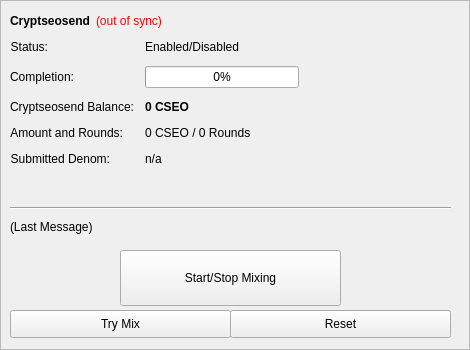
        <widget class="QFrame" name="frameDarksend">
         <property name="minimumSize">
          <size>
           <width>0</width>
           <height>350</height>
          </size>
         </property>
         <property name="layoutDirection">
          <enum>Qt::LeftToRight</enum>
         </property>
         <property name="frameShape">
          <enum>QFrame::StyledPanel</enum>
         </property>
         <property name="frameShadow">
          <enum>QFrame::Raised</enum>
         </property>
         <widget class="QWidget" name="formLayoutWidget">
          <property name="geometry">
           <rect>
            <x>10</x>
            <y>40</y>
            <width>451</width>
            <height>161</height>
           </rect>
          </property>
          <layout class="QFormLayout" name="formLayout">
           <property name="fieldGrowthPolicy">
            <enum>QFormLayout::AllNonFixedFieldsGrow</enum>
           </property>
           <property name="horizontalSpacing">
            <number>11</number>
           </property>
           <property name="verticalSpacing">
            <number>12</number>
           </property>
           <item row="0" column="0">
            <widget class="QLabel" name="darksendEnabledText">
             <property name="text">
              <string>Status:</string>
             </property>
             <property name="alignment">
              <set>Qt::AlignRight|Qt::AlignTrailing|Qt::AlignVCenter</set>
             </property>
            </widget>
           </item>
           <item row="0" column="1">
            <widget class="QLabel" name="darksendEnabled">
             <property name="text">
              <string>Enabled/Disabled</string>
             </property>
            </widget>
           </item>
           <item row="1" column="0">
            <widget class="QLabel" name="labelCompletitionText">
             <property name="text">
              <string>Completion:</string>
             </property>
             <property name="alignment">
              <set>Qt::AlignRight|Qt::AlignTrailing|Qt::AlignVCenter</set>
             </property>
            </widget>
           </item>
           <item row="1" column="1">
            <widget class="QProgressBar" name="darksendProgress">
             <property name="maximumSize">
              <size>
               <width>154</width>
               <height>16777215</height>
              </size>
             </property>
             <property name="value">
              <number>0</number>
             </property>
            </widget>
           </item>
           <item row="2" column="0">
            <widget class="QLabel" name="labelAnonymizedText">
             <property name="text">
              <string>Cryptseosend Balance:</string>
             </property>
             <property name="alignment">
              <set>Qt::AlignRight|Qt::AlignTrailing|Qt::AlignVCenter</set>
             </property>
            </widget>
           </item>
           <item row="2" column="1">
            <widget class="QLabel" name="labelAnonymized">
             <property name="font">
              <font>
               <weight>75</weight>
               <bold>true</bold>
              </font>
             </property>
             <property name="text">
              <string notr="true">0 CSEO</string>
             </property>
            </widget>
           </item>
           <item row="3" column="0">
            <widget class="QLabel" name="labelAmountRoundsText">
             <property name="text">
              <string>Amount and Rounds:</string>
             </property>
             <property name="alignment">
              <set>Qt::AlignRight|Qt::AlignTrailing|Qt::AlignVCenter</set>
             </property>
            </widget>
           </item>
           <item row="3" column="1">
            <widget class="QLabel" name="labelAmountRounds">
             <property name="text">
              <string>0 CSEO / 0 Rounds</string>
             </property>
            </widget>
           </item>
           <item row="4" column="0">
            <widget class="QLabel" name="labelSubmittedDenomText">
             <property name="text">
              <string>Submitted Denom:</string>
             </property>
             <property name="alignment">
              <set>Qt::AlignRight|Qt::AlignTrailing|Qt::AlignVCenter</set>
             </property>
            </widget>
           </item>
           <item row="4" column="1">
            <widget class="QLabel" name="labelSubmittedDenom">
             <property name="toolTip">
              <string>The denominations you submitted to the Masternode.&lt;br&gt;To mix, other users must submit the exact same denominations.</string>
             </property>
             <property name="text">
              <string>n/a</string>
             </property>
            </widget>
           </item>
          </layout>
         </widget>
         <widget class="QPushButton" name="runAutoDenom">
          <property name="geometry">
           <rect>
            <x>251</x>
            <y>17</y>
            <width>1</width>
            <height>1</height>
           </rect>
          </property>
          <property name="palette">
           <palette>
            <active>
             <colorrole role="WindowText">
              <brush brushstyle="SolidPattern">
               <color alpha="255">
                <red>0</red>
                <green>0</green>
                <blue>0</blue>
               </color>
              </brush>
             </colorrole>
             <colorrole role="Button">
              <brush brushstyle="SolidPattern">
               <color alpha="255">
                <red>239</red>
                <green>238</green>
                <blue>238</blue>
               </color>
              </brush>
             </colorrole>
             <colorrole role="Light">
              <brush brushstyle="SolidPattern">
               <color alpha="255">
                <red>255</red>
                <green>255</green>
                <blue>255</blue>
               </color>
              </brush>
             </colorrole>
             <colorrole role="Midlight">
              <brush brushstyle="SolidPattern">
               <color alpha="255">
                <red>247</red>
                <green>246</green>
                <blue>246</blue>
               </color>
              </brush>
             </colorrole>
             <colorrole role="Dark">
              <brush brushstyle="SolidPattern">
               <color alpha="255">
                <red>119</red>
                <green>119</green>
                <blue>119</blue>
               </color>
              </brush>
             </colorrole>
             <colorrole role="Mid">
              <brush brushstyle="SolidPattern">
               <color alpha="255">
                <red>159</red>
                <green>159</green>
                <blue>159</blue>
               </color>
              </brush>
             </colorrole>
             <colorrole role="Text">
              <brush brushstyle="SolidPattern">
               <color alpha="255">
                <red>0</red>
                <green>0</green>
                <blue>0</blue>
               </color>
              </brush>
             </colorrole>
             <colorrole role="BrightText">
              <brush brushstyle="SolidPattern">
               <color alpha="255">
                <red>255</red>
                <green>255</green>
                <blue>255</blue>
               </color>
              </brush>
             </colorrole>
             <colorrole role="ButtonText">
              <brush brushstyle="SolidPattern">
               <color alpha="255">
                <red>0</red>
                <green>0</green>
                <blue>0</blue>
               </color>
              </brush>
             </colorrole>
             <colorrole role="Base">
              <brush brushstyle="SolidPattern">
               <color alpha="255">
                <red>255</red>
                <green>255</green>
                <blue>255</blue>
               </color>
              </brush>
             </colorrole>
             <colorrole role="Window">
              <brush brushstyle="SolidPattern">
               <color alpha="255">
                <red>239</red>
                <green>238</green>
                <blue>238</blue>
               </color>
              </brush>
             </colorrole>
             <colorrole role="Shadow">
              <brush brushstyle="SolidPattern">
               <color alpha="255">
                <red>0</red>
                <green>0</green>
                <blue>0</blue>
               </color>
              </brush>
             </colorrole>
             <colorrole role="AlternateBase">
              <brush brushstyle="SolidPattern">
               <color alpha="255">
                <red>247</red>
                <green>246</green>
                <blue>246</blue>
               </color>
              </brush>
             </colorrole>
             <colorrole role="ToolTipBase">
              <brush brushstyle="SolidPattern">
               <color alpha="255">
                <red>255</red>
                <green>255</green>
                <blue>220</blue>
               </color>
              </brush>
             </colorrole>
             <colorrole role="ToolTipText">
              <brush brushstyle="SolidPattern">
               <color alpha="255">
                <red>0</red>
                <green>0</green>
                <blue>0</blue>
               </color>
              </brush>
             </colorrole>
            </active>
            <inactive>
             <colorrole role="WindowText">
              <brush brushstyle="SolidPattern">
               <color alpha="255">
                <red>0</red>
                <green>0</green>
                <blue>0</blue>
               </color>
              </brush>
             </colorrole>
             <colorrole role="Button">
              <brush brushstyle="SolidPattern">
               <color alpha="255">
                <red>239</red>
                <green>238</green>
                <blue>238</blue>
               </color>
              </brush>
             </colorrole>
             <colorrole role="Light">
              <brush brushstyle="SolidPattern">
               <color alpha="255">
                <red>255</red>
                <green>255</green>
                <blue>255</blue>
               </color>
              </brush>
             </colorrole>
             <colorrole role="Midlight">
              <brush brushstyle="SolidPattern">
               <color alpha="255">
                <red>247</red>
                <green>246</green>
                <blue>246</blue>
               </color>
              </brush>
             </colorrole>
             <colorrole role="Dark">
              <brush brushstyle="SolidPattern">
               <color alpha="255">
                <red>119</red>
                <green>119</green>
                <blue>119</blue>
               </color>
              </brush>
             </colorrole>
             <colorrole role="Mid">
              <brush brushstyle="SolidPattern">
               <color alpha="255">
                <red>159</red>
                <green>159</green>
                <blue>159</blue>
               </color>
              </brush>
             </colorrole>
             <colorrole role="Text">
              <brush brushstyle="SolidPattern">
               <color alpha="255">
                <red>0</red>
                <green>0</green>
                <blue>0</blue>
               </color>
              </brush>
             </colorrole>
             <colorrole role="BrightText">
              <brush brushstyle="SolidPattern">
               <color alpha="255">
                <red>255</red>
                <green>255</green>
                <blue>255</blue>
               </color>
              </brush>
             </colorrole>
             <colorrole role="ButtonText">
              <brush brushstyle="SolidPattern">
               <color alpha="255">
                <red>0</red>
                <green>0</green>
                <blue>0</blue>
               </color>
              </brush>
             </colorrole>
             <colorrole role="Base">
              <brush brushstyle="SolidPattern">
               <color alpha="255">
                <red>255</red>
                <green>255</green>
                <blue>255</blue>
               </color>
              </brush>
             </colorrole>
             <colorrole role="Window">
              <brush brushstyle="SolidPattern">
               <color alpha="255">
                <red>239</red>
                <green>238</green>
                <blue>238</blue>
               </color>
              </brush>
             </colorrole>
             <colorrole role="Shadow">
              <brush brushstyle="SolidPattern">
               <color alpha="255">
                <red>0</red>
                <green>0</green>
                <blue>0</blue>
               </color>
              </brush>
             </colorrole>
             <colorrole role="AlternateBase">
              <brush brushstyle="SolidPattern">
               <color alpha="255">
                <red>247</red>
                <green>246</green>
                <blue>246</blue>
               </color>
              </brush>
             </colorrole>
             <colorrole role="ToolTipBase">
              <brush brushstyle="SolidPattern">
               <color alpha="255">
                <red>255</red>
                <green>255</green>
                <blue>220</blue>
               </color>
              </brush>
             </colorrole>
             <colorrole role="ToolTipText">
              <brush brushstyle="SolidPattern">
               <color alpha="255">
                <red>0</red>
                <green>0</green>
                <blue>0</blue>
               </color>
              </brush>
             </colorrole>
            </inactive>
            <disabled>
             <colorrole role="WindowText">
              <brush brushstyle="SolidPattern">
               <color alpha="255">
                <red>119</red>
                <green>119</green>
                <blue>119</blue>
               </color>
              </brush>
             </colorrole>
             <colorrole role="Button">
              <brush brushstyle="SolidPattern">
               <color alpha="255">
                <red>239</red>
                <green>238</green>
                <blue>238</blue>
               </color>
              </brush>
             </colorrole>
             <colorrole role="Light">
              <brush brushstyle="SolidPattern">
               <color alpha="255">
                <red>255</red>
                <green>255</green>
                <blue>255</blue>
               </color>
              </brush>
             </colorrole>
             <colorrole role="Midlight">
              <brush brushstyle="SolidPattern">
               <color alpha="255">
                <red>247</red>
                <green>246</green>
                <blue>246</blue>
               </color>
              </brush>
             </colorrole>
             <colorrole role="Dark">
              <brush brushstyle="SolidPattern">
               <color alpha="255">
                <red>119</red>
                <green>119</green>
                <blue>119</blue>
               </color>
              </brush>
             </colorrole>
             <colorrole role="Mid">
              <brush brushstyle="SolidPattern">
               <color alpha="255">
                <red>159</red>
                <green>159</green>
                <blue>159</blue>
               </color>
              </brush>
             </colorrole>
             <colorrole role="Text">
              <brush brushstyle="SolidPattern">
               <color alpha="255">
                <red>119</red>
                <green>119</green>
                <blue>119</blue>
               </color>
              </brush>
             </colorrole>
             <colorrole role="BrightText">
              <brush brushstyle="SolidPattern">
               <color alpha="255">
                <red>255</red>
                <green>255</green>
                <blue>255</blue>
               </color>
              </brush>
             </colorrole>
             <colorrole role="ButtonText">
              <brush brushstyle="SolidPattern">
               <color alpha="255">
                <red>119</red>
                <green>119</green>
                <blue>119</blue>
               </color>
              </brush>
             </colorrole>
             <colorrole role="Base">
              <brush brushstyle="SolidPattern">
               <color alpha="255">
                <red>239</red>
                <green>238</green>
                <blue>238</blue>
               </color>
              </brush>
             </colorrole>
             <colorrole role="Window">
              <brush brushstyle="SolidPattern">
               <color alpha="255">
                <red>239</red>
                <green>238</green>
                <blue>238</blue>
               </color>
              </brush>
             </colorrole>
             <colorrole role="Shadow">
              <brush brushstyle="SolidPattern">
               <color alpha="255">
                <red>0</red>
                <green>0</green>
                <blue>0</blue>
               </color>
              </brush>
             </colorrole>
             <colorrole role="AlternateBase">
              <brush brushstyle="SolidPattern">
               <color alpha="255">
                <red>239</red>
                <green>238</green>
                <blue>238</blue>
               </color>
              </brush>
             </colorrole>
             <colorrole role="ToolTipBase">
              <brush brushstyle="SolidPattern">
               <color alpha="255">
                <red>255</red>
                <green>255</green>
                <blue>220</blue>
               </color>
              </brush>
             </colorrole>
             <colorrole role="ToolTipText">
              <brush brushstyle="SolidPattern">
               <color alpha="255">
                <red>0</red>
                <green>0</green>
                <blue>0</blue>
               </color>
              </brush>
             </colorrole>
            </disabled>
           </palette>
          </property>
          <property name="focusPolicy">
           <enum>Qt::NoFocus</enum>
          </property>
          <property name="autoFillBackground">
           <bool>true</bool>
          </property>
          <property name="text">
           <string/>
          </property>
          <property name="flat">
           <bool>true</bool>
          </property>
         </widget>
         <widget class="QPushButton" name="toggleDarksend">
          <property name="geometry">
           <rect>
            <x>120</x>
            <y>250</y>
            <width>221</width>
            <height>56</height>
           </rect>
          </property>
          <property name="sizePolicy">
           <sizepolicy hsizetype="MinimumExpanding" vsizetype="Fixed">
            <horstretch>0</horstretch>
            <verstretch>0</verstretch>
           </sizepolicy>
          </property>
          <property name="text">
           <string>Start/Stop Mixing</string>
          </property>
         </widget>
         <widget class="Line" name="lineLastMessage">
          <property name="geometry">
           <rect>
            <x>10</x>
            <y>200</y>
            <width>441</width>
            <height>16</height>
           </rect>
          </property>
          <property name="orientation">
           <enum>Qt::Horizontal</enum>
          </property>
         </widget>
         <widget class="QLabel" name="darkSendStatus">
          <property name="geometry">
           <rect>
            <x>10</x>
            <y>220</y>
            <width>451</width>
            <height>61</height>
           </rect>
          </property>
          <property name="minimumSize">
           <size>
            <width>288</width>
            <height>43</height>
           </size>
          </property>
          <property name="text">
           <string>(Last Message)</string>
          </property>
          <property name="alignment">
           <set>Qt::AlignLeading|Qt::AlignLeft|Qt::AlignTop</set>
          </property>
          <property name="wordWrap">
           <bool>true</bool>
          </property>
         </widget>
         <widget class="QPushButton" name="darksendAuto">
          <property name="geometry">
           <rect>
            <x>10</x>
            <y>310</y>
            <width>221</width>
            <height>28</height>
           </rect>
          </property>
          <property name="sizePolicy">
           <sizepolicy hsizetype="MinimumExpanding" vsizetype="Fixed">
            <horstretch>0</horstretch>
            <verstretch>0</verstretch>
           </sizepolicy>
          </property>
          <property name="toolTip">
           <string>Try to manually submit a Cryptseosend request.</string>
          </property>
          <property name="text">
           <string>Try Mix</string>
          </property>
         </widget>
         <widget class="QPushButton" name="darksendReset">
          <property name="geometry">
           <rect>
            <x>230</x>
            <y>310</y>
            <width>221</width>
            <height>28</height>
           </rect>
          </property>
          <property name="sizePolicy">
           <sizepolicy hsizetype="MinimumExpanding" vsizetype="Fixed">
            <horstretch>0</horstretch>
            <verstretch>0</verstretch>
           </sizepolicy>
          </property>
          <property name="toolTip">
           <string>Reset the current status of Cryptseosend (can interrupt Cryptseosend if it's in the process of Mixing, which can cost you money!)</string>
          </property>
          <property name="autoFillBackground">
           <bool>false</bool>
          </property>
          <property name="text">
           <string>Reset</string>
          </property>
         </widget>
         <widget class="QWidget" name="layoutWidget">
          <property name="geometry">
           <rect>
            <x>10</x>
            <y>10</y>
            <width>431</width>
            <height>22</height>
           </rect>
          </property>
          <layout class="QHBoxLayout" name="horizontalLayout_5">
           <item>
            <widget class="QLabel" name="label_2">
             <property name="font">
              <font>
               <weight>75</weight>
               <bold>true</bold>
              </font>
             </property>
             <property name="text">
              <string>Cryptseosend</string>
             </property>
            </widget>
           </item>
           <item>
            <widget class="QLabel" name="labelDarksendSyncStatus">
             <property name="toolTip">
              <string>The displayed information may be out of date. Your wallet automatically synchronizes with the CSEO network after a connection is established, but this process has not completed yet.</string>
             </property>
             <property name="styleSheet">
              <string notr="true">QLabel { color: red; }</string>
             </property>
             <property name="text">
              <string notr="true">(out of sync)</string>
             </property>
             <property name="alignment">
              <set>Qt::AlignLeading|Qt::AlignLeft|Qt::AlignVCenter</set>
             </property>
            </widget>
           </item>
           <item>
            <spacer name="horizontalSpacer_4">
             <property name="orientation">
              <enum>Qt::Horizontal</enum>
             </property>
             <property name="sizeHint" stdset="0">
              <size>
               <width>40</width>
               <height>20</height>
              </size>
             </property>
            </spacer>
           </item>
          </layout>
         </widget>
        </widget>
